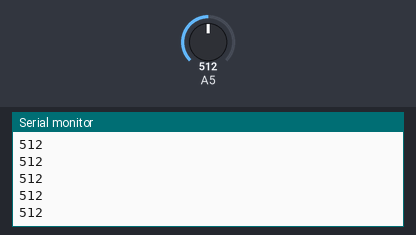
A sketch run on a simulated Arduino Uno, built with avr-gcc and run on an emulated ATmega328P. On the bench: the last lines printed to the serial monitor. Inputs (shaded band) come from the test bench; at power-on: A5 = 512.

Above: at 1.2 s.
1.3 s: A5 set to 716
At 2.4 s:
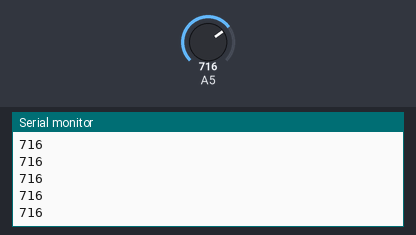
2.8 s: A5 set to 900
At 3.7 s:
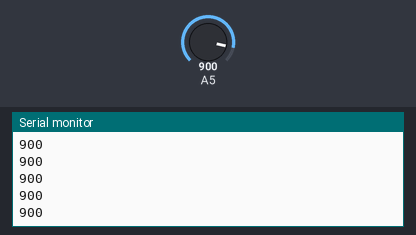
Timing chart, 0 to 5.8 s (numbered marks = the images above; inputs shaded):
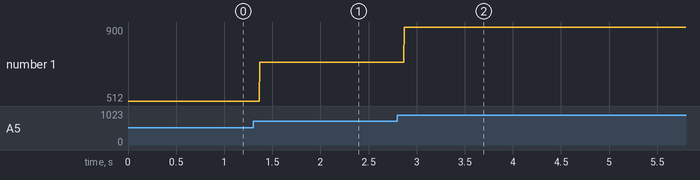

The sketch:

InfraDistance.ino
```cpp
void setup() {
  // put your setup code here, to run once:

  pinMode(A5, INPUT);

  Serial.begin(9600);
}

void loop() {

  Serial.println(analogRead(A5));
}
```

Measured:
- after the input at 1.3 s, the serial monitor: prints a new line after 0.07 s (image 1)
- after the input at 2.8 s, the serial monitor: prints a new line after 0.07 s (image 2)
- plotted number 1: 512 → 716 after the input at 1.3 s, 716 → 900 after the input at 2.8 s
